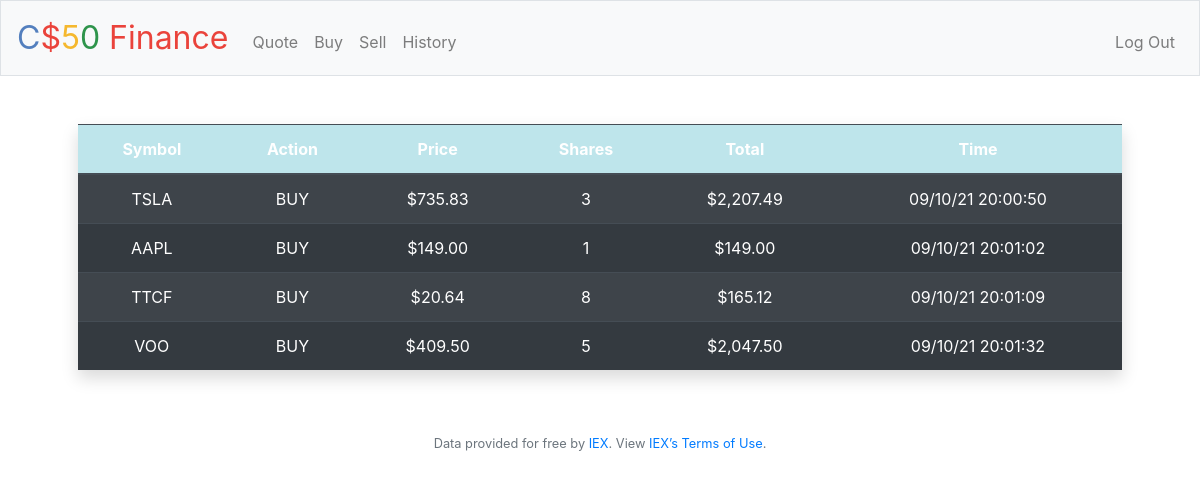
Screenshot of /history (signed in) with the database file from the repository.
### tables this page shows
CREATE TABLE 'stocks' (user_id INTEGER, symbol TEXT NOT NULL, price NUMERIC NOT NULL,'number_of_shares' NUMERIC NOT NULL, total_amount NUMERIC NOT NULL, time TEXT, action TEXT, FOREIGN KEY(user_id) REFERENCES users(id));

### application.py (the view)
@app.route("/history")
@login_required
def history():
    ID = session['user_id']
    stock_info = db.execute("SELECT * FROM stocks WHERE user_id = ?", ID)
    return render_template("history.html", stock_info=stock_info)

### application.py (called while the page is built)
@app.after_request
def after_request(response):
    response.headers["Cache-Control"] = "no-cache, no-store, must-revalidate"
    response.headers["Expires"] = 0
    response.headers["Pragma"] = "no-cache"
    return response

### helpers.py (called while the page is built)
def login_required(f):
    @wraps(f)
    def decorated_function(*args, **kwargs):
        if session.get("user_id") is None:
            return redirect("/login")
        return f(*args, **kwargs)
    return decorated_function

def usd(value):
    return f"${value:,.2f}"

### templates/history.html (shortened to what this page needs)
{% extends "layout.html" %}
{% block main %}
    <table class="table table-dark table-striped shadow">
        <thead class="table-info">
            <tr>
                <th>Symbol</th>
                <th>Action</th>
                <th>Price</th>
                <th>Shares</th>
                <th>Total</th>
                <th>Time</th>
            </tr>
        </thead>
        <tbody class="justify-content-center">
            {% for stock in stock_info %}
            <tr>
                <td>{{stock["symbol"]}}</td>
                <td>{{stock["action"]}}</td>
                <td>{{stock["price"] | usd}}</td>
                <td>{{stock["number_of_shares"]}}</td>
                <td>{{stock["total_amount"] | usd}}</td>
                <td>{{stock["time"]}}</td>
            </tr>
            {% endfor %}
        </tbody>
    </table>
{% endblock %}

### templates/layout.html (shortened to what this page needs)
<!DOCTYPE html>
<html lang="en">
    <head>
        <link rel="stylesheet" href="https://cdn.jsdelivr.net/npm/bootstrap@4.5.3/dist/css/bootstrap.min.css">
        <link href="/static/styles.css" rel="stylesheet">
    </head>
    <body>
        <nav class="navbar navbar-expand-md navbar-light bg-light border">
            <a class="navbar-brand" href="/"><span class="blue">C</span><span class="red">$</span><span class="yellow">5</span><span class="green">0</span> <span class="red">Finance</span></a>
            <div class="collapse navbar-collapse" id="navbar">
                {% if session.user_id %}
                    <ul class="navbar-nav mr-auto mt-2">
                        <li class="nav-item"><a class="nav-link" href="/quote">Quote</a></li>
                        <li class="nav-item"><a class="nav-link" href="/buy">Buy</a></li>
                        <li class="nav-item"><a class="nav-link" href="/sell">Sell</a></li>
                        <li class="nav-item"><a class="nav-link" href="/history">History</a></li>
                    </ul>
                    <ul class="navbar-nav ml-auto mt-2">
                        <li class="nav-item"><a class="nav-link" href="/logout">Log Out</a></li>
                    </ul>
                {% else %}
                    <ul class="navbar-nav ml-auto mt-2">
                        <li class="nav-item"><a class="nav-link" href="/register">Register</a></li>
                        <li class="nav-item"><a class="nav-link" href="/login">Log In</a></li>
                    </ul>
                {% endif %}
            </div>
        </nav>
        <main class="container p-5">
            {% block main %}{% endblock %}
        </main>
        <footer class="small text-center text-muted">
            Data provided for free by <a href="https://iextrading.com/developer">IEX</a>. View <a href="https://iextrading.com/api-exhibit-a/">IEX’s Terms of Use</a>.
        </footer>
    </body>
</html>

### static/styles.css (style rules this page uses)
nav .navbar-brand { font-size: xx-large; }
nav .navbar-brand .blue { color: #537fbe; }
nav .navbar-brand .red { color: #ea433b; }
nav .navbar-brand .yellow { color: #f5b82e; }
nav .navbar-brand .green { color: #2e944b; }
main { overflow-x: auto; text-align: center; }

### rows the page displays
stocks: symbol "TSLA", action "BUY", price "$735.83", number_of_shares "3", total_amount "$2,207.49", time "09/10/21 20:00:50"
stocks: symbol "AAPL", action "BUY", price "$149.00", number_of_shares "1", total_amount "$149.00", time "09/10/21 20:01:02"
stocks: symbol "TTCF", action "BUY", price "$20.64", number_of_shares "8", total_amount "$165.12", time "09/10/21 20:01:09"
stocks: symbol "VOO", action "BUY", price "$409.50", number_of_shares "5", total_amount "$2,047.50", time "09/10/21 20:01:32"
